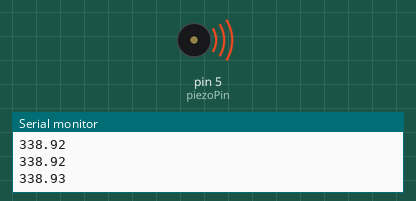
Simulated run of this sketch. Board: Arduino Uno, built with avr-gcc and run on an emulated ATmega328P. On the bench: buzzer (waves = sounding), the last lines printed to the serial monitor.

Above: at 1.8 s.
At 4.3 s:
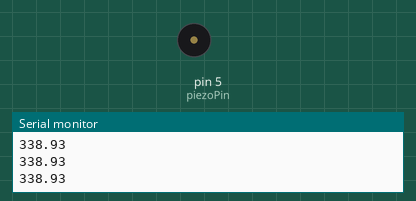
Timing chart, 0 to 5.8 s (numbered marks = the images above):
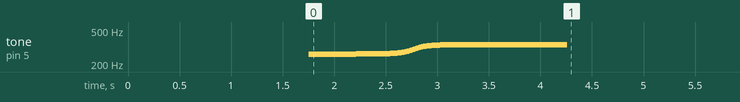

The sketch:

Main.ino
```cpp
//float rel_v[] = -vo*(d - t*vo)/sqrt(d-t*vo)^2 + D^2); // Relative velocity
//float f[] = (a + rel_v)/a*f_target; // Adjusted frequency based on relative velocity

int piezoPin = 5;

void setup() {
  Serial.begin(9600);
  // put your setup code here, to run once:

  // Initial Conditions For the Relppod Effect
  float vo = 100; // Velocity MPH
  vo = vo*0.44704; // Velocity m/s
  float d = 150; // run distance ft
  d = d*0.3048; // run distance m
  float D = 20; // Standoff Distance ft
  D = D*0.3048; // Standoff Distance m

  float a = 343; // Speed of sound m/s
  float f_target = 300; // Target frequency Hz


  float runtime = 2.5;
  float rel_v[250];
  float f[250];

 for(int i=0; i < 250; i++) {
    float t = float(i)*.01;
    rel_v[i] = vo*(d - t*vo)/sqrt(pow(d-t*vo,2)+ pow(D,2));// Relative velocity
    f[i] = (a - rel_v[i])/a*f_target; // Adjusted frequency based on relative velocity
    Serial.print(f[i]);
    Serial.print("\n");
  }

for (int i = 0; i < 250; i++) {
  tone(piezoPin,f[i],10);
  delay(10);
  }
  float delta_t = d/vo*1000; // Delay milliseconds before source passes observer (Not useful rn i think)
}

void loop() {

}
```
